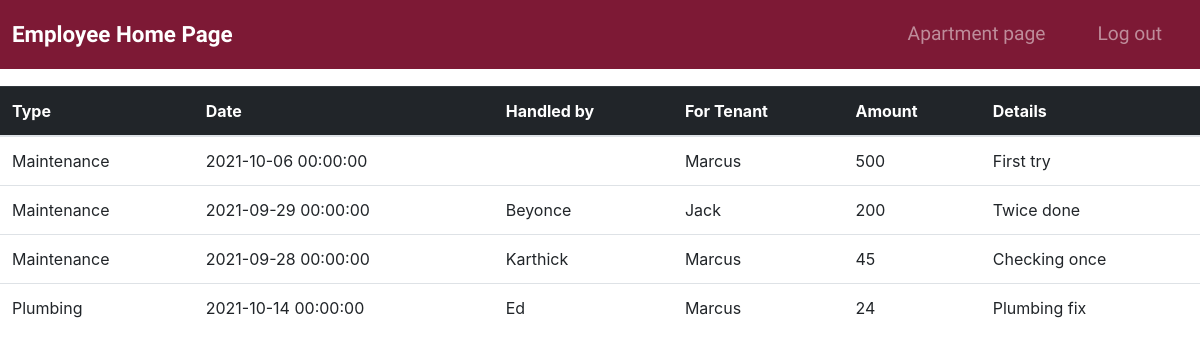
/viewtrans, run on an earlier commit of the app's database.
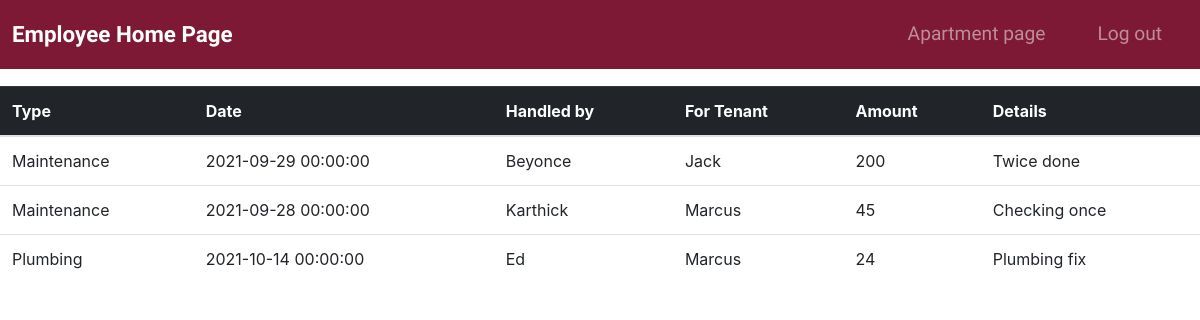
And on a later commit of the database.
### rems/models.py (models this page shows, shortened)
class Types(db.Model):
    __tablename__ = 'types'
    id = db.Column(db.Integer, primary_key=True)
    transaction_type = db.Column(db.String(25), unique=True)
    transactions = db.relationship("Transaction", uselist=False, backref="types")

class Transaction(db.Model):
    __tablename__ = 'transaction'
    id = db.Column(db.Integer, primary_key=True)
    type_id = db.Column(db.Integer, db.ForeignKey('types.id'))
    dot = db.Column(db.DateTime, nullable=False)  # date of transaction
    emp_id = db.Column(db.Integer, db.ForeignKey('employee.id'))
    ten_id = db.Column(db.Integer, db.ForeignKey('tenant.id'))
    amt = db.Column(db.String(4), unique=False)
    desc = db.Column(db.String(40), unique=False)

class Tenant(db.Model):
    __tablename__ = 'tenant'
    id = db.Column(db.Integer, primary_key=True)
    fname = db.Column(db.String(25), index=True, unique=False)
    lname = db.Column(db.String(25), index=True, unique=False)
    mob_num = db.Column(db.String(10), index=True, unique=True)
    emer_num = db.Column(db.String(10), index=True, unique=False)
    email = db.Column(db.String(120), index=False, unique=True)
    dob = db.Column(db.DateTime, nullable=False)
    Spouse_num = db.Column(db.String(10), unique=False, nullable=True)
    house_id = db.Column(db.Integer, db.ForeignKey('house.id'))
    sender = db.relationship("Transaction", uselist=False, backref="tenant")

class Employee(db.Model):
    __tablename__ = 'employee'
    id = db.Column(db.Integer, primary_key=True)
    fname = db.Column(db.String(25), index=True, unique=False)
    lname = db.Column(db.String(25), index=True, unique=False)
    mobile = db.Column(db.String(10), index=True, unique=True)
    emer_num = db.Column(db.String(10), index=False, unique=False)
    dob = db.Column(db.DateTime, nullable=False)
    email = db.Column(db.String(120), index=True, unique=True)
    gender = db.Column(db.String(10), index=True, unique=False)
    service_id = db.Column(db.Integer, db.ForeignKey('service.id'))
    user = db.relationship("User", uselist=False, backref="employee")
    receiver = db.relationship("Transaction", uselist=False, backref="employee")

### rems/routes.py (the view)
@app.route('/viewtrans')
def view_trans():
    headings = ("Type", "Date", "Handled by", "For Tenant", "Amount ", "Details")
    tr = Transaction.query
    tens = Tenant.query
    typs = Types.query
    emps = Employee.query.filter(Employee.service_id.in_([6,7,8]))
    emp_ids = map(lambda x: x.id, emps)
    emp_fnames = map(lambda x: x.fname, emps)
    ten_ids = map(lambda x: x.id, tens)
    ten_fnames = map(lambda x: x.fname, tens)
    type_ids = map(lambda x: x.id, typs)
    typ_names = map(lambda x: x.transaction_type, typs)
    handlers = dict(zip(emp_ids, emp_fnames))
    tenants = dict(zip(ten_ids, ten_fnames))
    t_types = dict(zip(type_ids, typ_names))
    return render_template('vtrans.html', trs=tr,headings=headings, handlers=handlers, tenants=tenants, t_types=t_types)

### rems/templates/vtrans.html
{% extends 'base.html' %}
{% block heading %}
    <link rel="stylesheet" type="text/css" href="{{ url_for('static', filename= 'css/rem_houses.css') }}">
{% endblock %}
{% block content %}
 <section class="white-section" id="pricing">
    <h2 class="section-heading">List of Transactions</h2>
    <p> List of Transactions displayed by recency</p>
    <table class="table table-hover">
        <thead class="table-dark">
        <tr>
            {% for header in headings %}
                <th>{{ header }}</th>
            {% endfor %}
        </tr>
        </thead>
        <tbody>
        {% for tr in trs %}
            <tr>
                <td> {{ t_types[tr.type_id] }}</td>
                <td> {{ tr.dot }}</td>
                <td> {{ handlers[tr.emp_id] }}</td>
                <td> {{ tenants[tr.ten_id] }}</td>
                <td> {{ tr.amt }}</td>
                <td> {{ tr.desc }}</td>
            </tr>
        {% endfor %}
        </tbody>
    </table>
</section>
{% endblock %}

### rems/templates/base.html (shortened to what this page needs)
<!DOCTYPE html>
<html lang="en" dir="ltr">
<head>
    <link href="//maxcdn.bootstrapcdn.com/bootstrap/4.1.1/css/bootstrap.min.css" rel="stylesheet" id="bootstrap-css">
    <link rel="stylesheet" href="{{ url_for('static', filename= 'css/base.css') }}">
    <link rel="stylesheet"
          href="https://cdnjs.cloudflare.com/ajax/libs/bootstrap-datepicker/1.6.4/css/bootstrap-datepicker.css" type="text/css"/>
    {% block heading %}
    {% endblock %}
</head>
<body>
  <section id="title">
    <div class="container-fluid">
        <nav class="navbar navbar-expand-lg navbar-dark fixed-top">
          <a class="navbar-brand" href="{{ url_for('home2') }}">Employee Home Page</a>
          <div class="collapse navbar-collapse" id="navbarSupportedContent">
            <ul class="navbar-nav ml-auto">
              <li class="nav-item">
                <a class="nav-link" href="{{ url_for('index') }}">Apartment page</a>
              </li>
              <li class="nav-item">
                <a class="nav-link" href="{{ url_for('logout') }}">Log out</a>
              </li>
            </ul>
          </div>
        </nav>
      </div>
  </section>
{% block content %}
{% endblock %}
</body>
</html>

### rems/static/css/base.css (style rules this page uses)
#title { text-align: center; }
.navbar { padding: 1%; background-color:#7D1935; }
.navbar-brand { font-family: "Ubuntu"; font-size: 1.4rem; font-weight: bold; }
.nav-item { padding: 0 18px; font-family: "Ubuntu"; }
.nav-link { font-size: 1.2rem; font-family: "Ubuntu"; }

What changed in the data, as far as the page shows it:
removed Transaction: {{ t_types[tr.type_id] }} "Maintenance", dot "2021-10-06 00:00:00", {{ tenants[tr.ten_id] }} "Marcus", amt "500", desc "First try"
